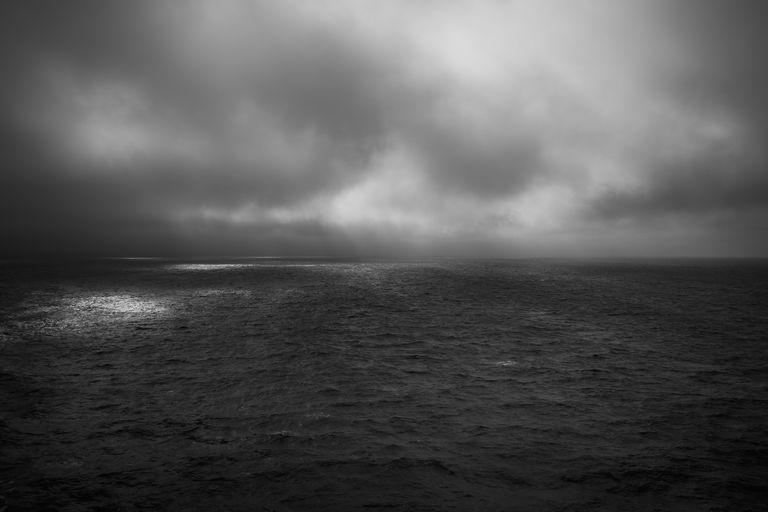
%> input picture Image Processing With Matlab/0004-Point_Processing/_images/sea.jpg, 768 x 512 px
$ octave exm_003_histogram_stretching_contrast_stretching.m   (GNU Octave 9; MATLAB toolbox functions it lacks are replaced by stand-ins)
%> lines starting %> are read from the running program, lines starting %| are printed output that depends on the picture
%%
%{
To perform histogram stretching in MATLAB or Octave
the imadjust function may be used.
 imadjust(im, [a, b], [c, d], gamma)
%}
%%

im = imread('_images/sea.jpg');
%> im is the input picture: size 512x768 uint8; min 0, max 228, mean 85.2
figure, imshow(im);

%%
% adjust with Gamma value

im1 = imadjust(im, [], [], 0.5);
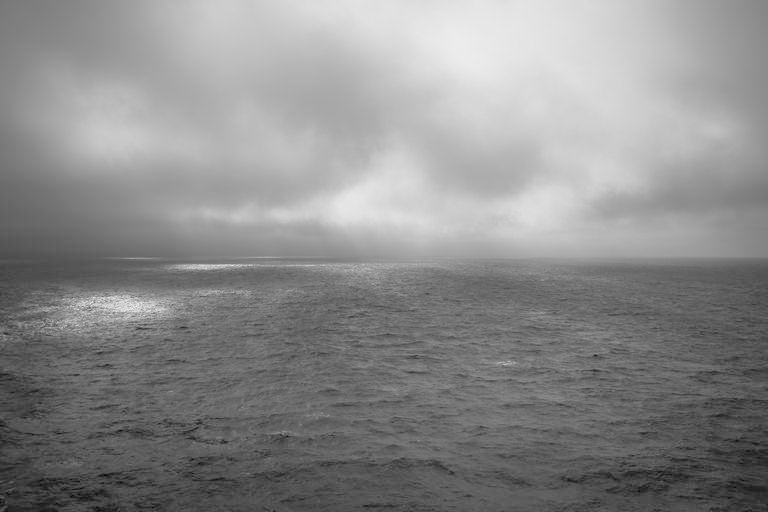
%> im1: size 512x768 uint8; min 0, max 241, mean 139.3
im2 = imadjust(im, [], [], 0.25);
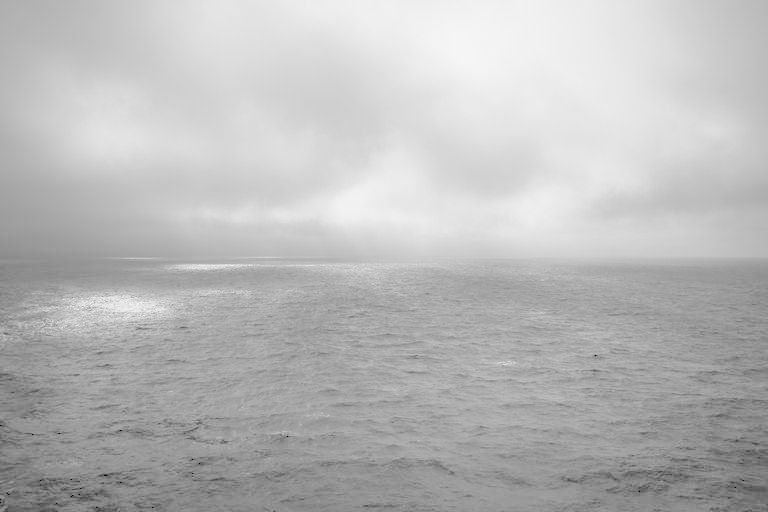
%> im2: size 512x768 uint8; min 0, max 248, mean 185.5

figure,
subplot(1, 2, 1), imshow(im1), title('Gamma = 0.5');
subplot(1, 2, 2), imshow(im2), title('Gamma = 0.25');

%%
%{
The imadjust stretching function can be
viewed with the plot function
%}
figure, plot(im, im1, '.'), axis tight;
%> after `axis tight`:
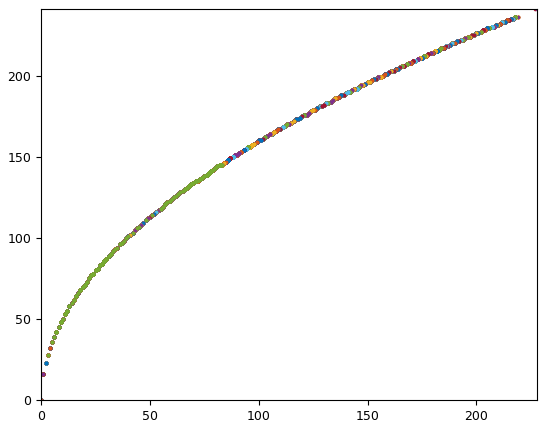
%> figure redrawn from the program's plot data
